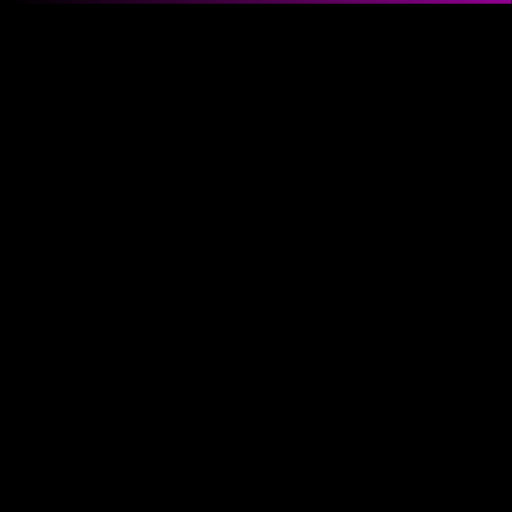
Frame 1 (no input)
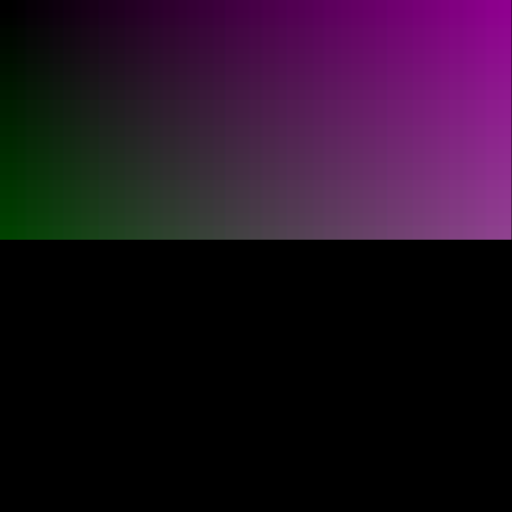
Frame 60 (no input)
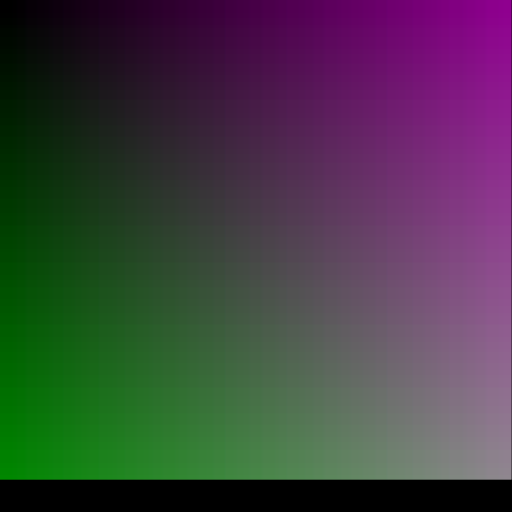
Frame 120 (the mouse pressed at the canvas centre since frame 60)

The p5.js sketch that drew these frames (run headless with seeded random() and noise() and a simulated clock; from frame 60 on, the mouse is pressed at the canvas centre):

// p5.js sketch
// ── sketch.js
// RGB 2k hold bz
var fac = 2;
var dim = 256*fac;
var cre = 0;
var cgr = 0;
var cbl = 0;
var nred = 0;
var ngre = 0;
var dir = 1;
var y = 0;
var x = 0;
var drate = 4;

function setup() { 
  createCanvas(dim, dim);
  background(color(0, 0, 0));
}

function draw() { 
  for (var cnt = drate; cnt > 0; cnt--) draw1();
}

function draw1() { 
	if (y >= dim) return;
  for (x = 0; x < dim; x++) {
    stroke(color(cre,cgr,cbl));
    point(x,y);
    nred++;
    if (nred >= fac) {
      nred = 0;
      cre++;
      if (cre > 255) {
        cre = 0;
        ngre++;
        if (ngre >= fac) {
          ngre = 0;
          cgr++;
          if (cgr > 255) {
            cgr = 0;
          }
        }
      }
    }
    else {
      cbl += dir;
      if (cbl > 255) {
        dir = -1;
        cbl = 254;
      }
      else if (cbl < 0) {
        dir = 1;
        cbl = 1;
      }
    }
  }
	y++;
  cbl=0;
	console.log('y = '+y+' cre='+cre+' cgr='+cgr+' cbl='+cbl);
}
